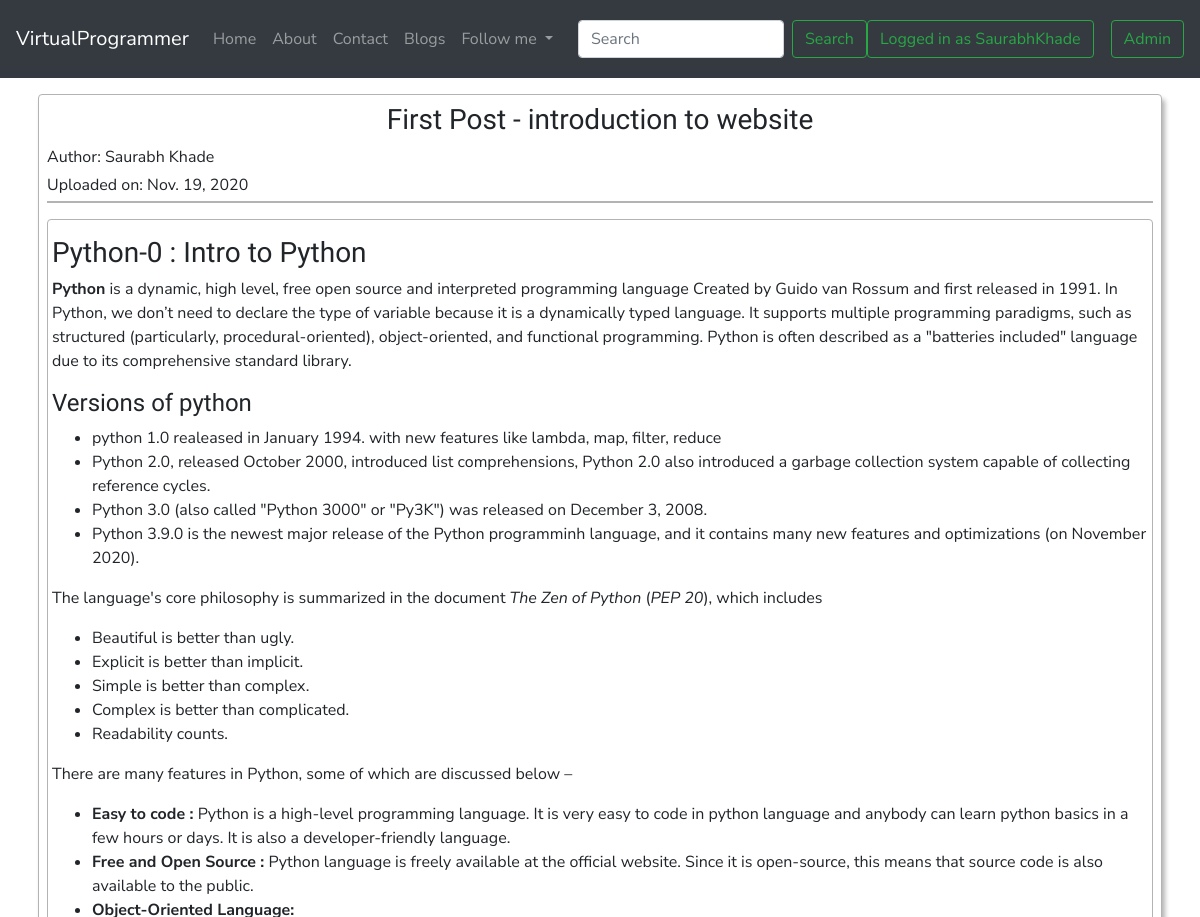
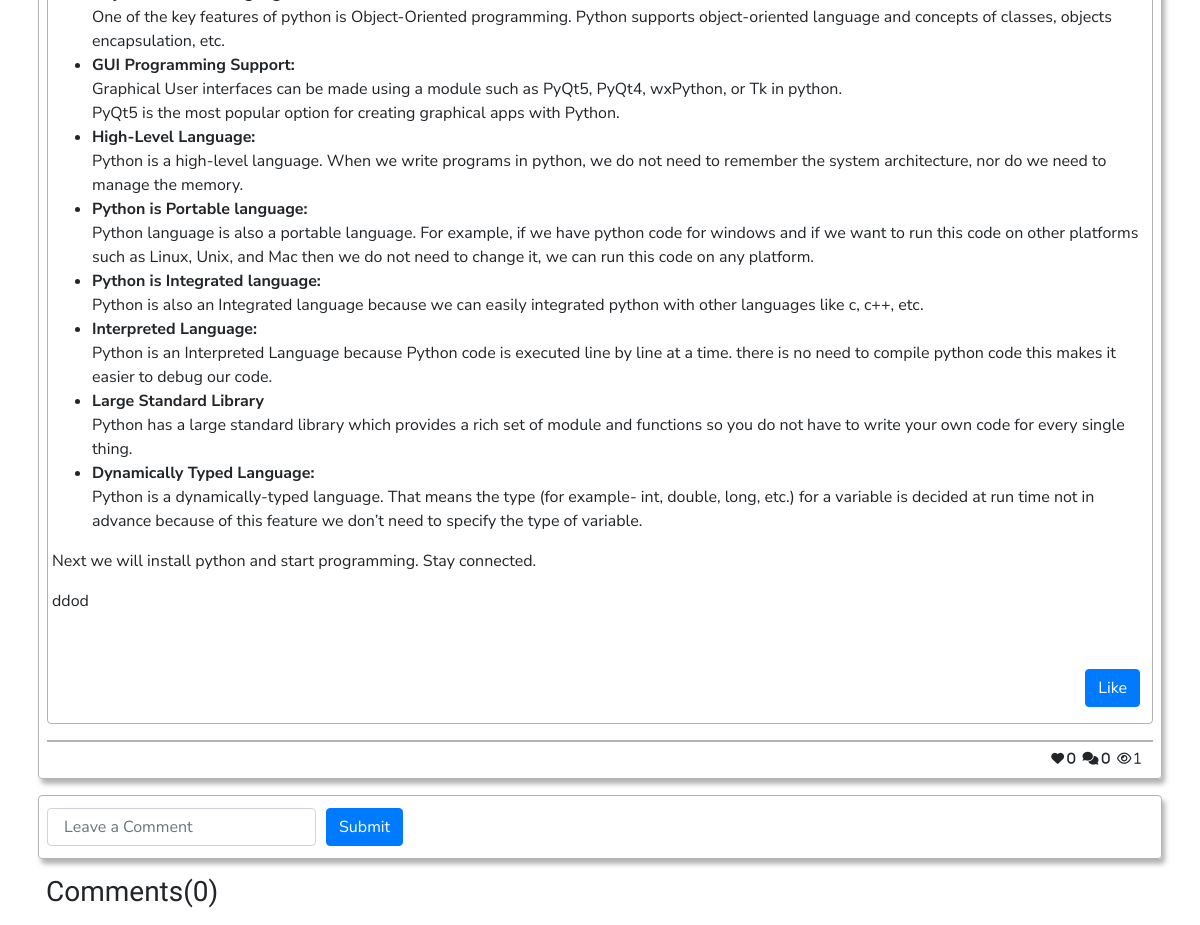
The page /blog/First Post - introduction to website (signed in) on the database its author committed (2 pictures, top to bottom).
### blog/models.py (models this page shows, shortened)
class Blog(models.Model):
	id=models.AutoField
	author=models.CharField(max_length=40)
	title=models.CharField(max_length=100,unique=True)
	blog=models.TextField()
	date=models.DateField(auto_now_add=True)
	views=models.IntegerField(default=0)
	likes=models.IntegerField(default=0)

### blog/views.py (the view, shortened to what this page needs)
# urls.py: path('<str:title>',views.site,name='blogsite'),
def site(request,title,msgkey='',msg=''):
	context={}
	blog=Blog.objects.filter(title=title).first()
	context['blog']=blog
	context['comments']=reversed(BlogComment.objects.filter(blog=blog,parent=None))
	replies=reversed(BlogComment.objects.filter(blog=blog).exclude(parent=None))
	repDict={}
	for reply in replies:
		if reply.parent.id in repDict:
			repDict[reply.parent.id].append(reply)
		else:
			repDict[reply.parent.id]=[reply]
	context['likes']=Like.objects.filter(blogid=blog.id).count()
	context['replyList']=repDict
	context['likes']=Like.objects.filter(blogid=blog.id).count()
	context['tot_comments']=BlogComment.objects.filter(blog=blog,parent=None).count()
	blog.views+=1
	blog.save()
	context['views']=blog.views
	return render(request,'blog/site.html',context)

### template/blog/site.html (shortened to what this page needs)
{% extends 'base.html' %}
{% block body %}
{% load tags %}
<div class="container px-2">
	<div class="rounded border border-gray box-shadow my-3 p-2">
		<div class="text-center">
			<h3>{{blog.title}}</h3>
		</div>
		<div>
			<p class="my-1">
				Author: {{blog.author}}
			</p>
			<p class="my-1">
				Uploaded on: {{blog.date}}
			</p>
		</div>
		<div class="dropdowm-divider border-gray border"></div>
		<div style="overflow-wrap: anywhere;" class="border-gray border rounded px-1 py-3 my-3">
			{{blog.blog|safe}}
			<div class="text-right">
				<button class="btn btn-primary mx-2 justify-self-end" id="likebtn"> Like </button>
			</div>
		</div>
		<div class="dropdowm-divider border-gray border"></div>
		<div class="text-right mt-1 mr-2">
			<small>
				<i class="fa fa-heart mr-1" id="like"> {{likes}}</i>
				<i class="fas fa-comments mr-1" id="comment"> {{tot_comments}}</i>
				<i class="fa fa-eye mr-1" id="views"> {{views}}</i>
			</small>
		</div>
	</div>
</div>
<div class="container px-2">
	<form class="rounded border border-gray box-shadow my-3 p-2" action="/blog/postComment" method="post">
		{% if user.is_authenticated %}
		<div class="form-row align-items-center">
			<div class="col-sm-3 my-1">
				<input type="text" class="form-control" id="commentBox" name="comment" placeholder=" Leave a Comment">
			</div>
			<div class="col-auto my-1">
				<button type="submit" class="btn btn-primary">Submit</button>
			</div>
		</div>
		{% else %}
		<div class="form-row align-items-center my-1 mx-2">
			<p>Please Login first to post a comment</p>
		</div>
		{% endif %}
	</form>
</div>
<div class="container px-2 my-2">
	<div class="my-3 px-2 mx-0">
		<h3 class="my-3">Comments({{tot_comments}})</h3>
	</div>
</div>
{% endblock %}

### template/base.html (shortened to what this page needs)
<!doctype html>
<html lang="en">
<head>
	{% load static %}
	<link rel="stylesheet" href="https://cdn.jsdelivr.net/gh/devicons/devicon@master/devicon.min.css">
	<link rel="stylesheet" href="https://cdnjs.cloudflare.com/ajax/libs/font-awesome/4.7.0/css/font-awesome.min.css">
	<link rel="stylesheet" href="https://cdn.jsdelivr.net/npm/bootstrap@4.5.3/dist/css/bootstrap.min.css">
</head>
<body>
	<nav class="sticky-top navbar navbar-expand-lg navbar-dark bg-dark">
		<a class="navbar-brand" href="/">VirtualProgrammer</a>
		<div class="collapse navbar-collapse" id="navbarSupportedContent">
			<ul class="navbar-nav mr-auto">
				<li class="nav-item {% block home-active %}{% endblock %}">
					<a class="nav-link" href="/">Home</a>
				</li>
				<li class="nav-item">
					<a class="nav-link {% block about-active %}{% endblock %}" href="/about">About</a>
				</li>
				<li class="nav-item">
					<a class="nav-link {% block contact-active %}{% endblock %}" href="/contact">Contact</a>
				</li>
				<li class="nav-item">
					<a class="nav-link {% block blogs-active %}{% endblock %}" href="/blog">Blogs</a>
				</li>
				<li class="nav-item dropdown">
					<a class="nav-link dropdown-toggle" href="#" id="navbarDropdown" role="button" data-toggle="dropdown" aria-haspopup="true" aria-expanded="false">
						Follow me
					</a>
				</li>
			</ul>
			<form action="/blog/search" method="get" class="form-inline my-2 my-lg-0">
				<input class="form-control mr-sm-2" type="search" placeholder="Search" aria-label="Search" name="search">
				<button class="btn btn-outline-success my-2 my-sm-0" type="submit">Search</button>
			</form>
			<ul class="navbar-nav mr-auto">
				{% if user.is_authenticated %}
				<li class="nav-item">
					<div class="d-inline-flex flex-column py-2">
						<button class="btn btn-outline-success my-1" id="username">Logged in as {{user.username}}</button>
					</div>
				</li>
				{% endif %}
			</ul>
			{% if user.is_superuser %}
			<a href="/admin" class="btn btn-outline-success my-2 my-sm-0" type="submit">Admin</a>
			{% endif %}
		</div>
	</nav>
	{% block body %}{% endblock %}
</body>
</html>

### template/base.html (style rules this page uses)
* { font-family: 'Nunito Sans', sans-serif; }
h1,h2,h3,h4,h5,h6 { font-family: 'Days One', sans-serif; }
.border-gray { border-color: rgb(179,179,179) !important; }
.box-shadow { box-shadow: 3px 5px 5px rgb(179,179,179); }

### rows shown on the page
Blog: title "First Post - introduction to website", author "Saurabh Khade", date "Nov. 19, 2020", blog "Python-0 : Intro to Python Python is a dynamic, high level, free open source and interpreted programming language Created by Guido van Rossum and first released in 1991. In Python, we don’t need to declare the type of variable because it is a dynamically typed language. It supports multiple programming paradigms, such as structured (particularly, procedural-oriented), object-oriented, and functional programming. Python is often described as a \"batteries included\" language due to its comprehensive standard library. Versions of python python 1.0 realeased in January 1994. with new features like lambda, map, filter, reduce Python 2.0, released October 2000, introduced list comprehensions,…"

### other values the page prints
{{ user.username }} "SaurabhKhade"
{{ likes }} "0"
{{ tot_comments }} "0"
{{ views }} "1"
